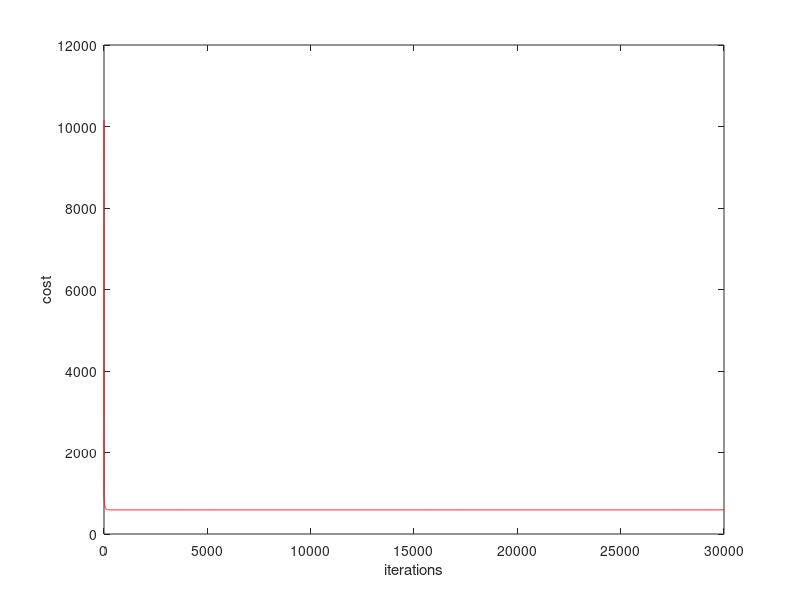
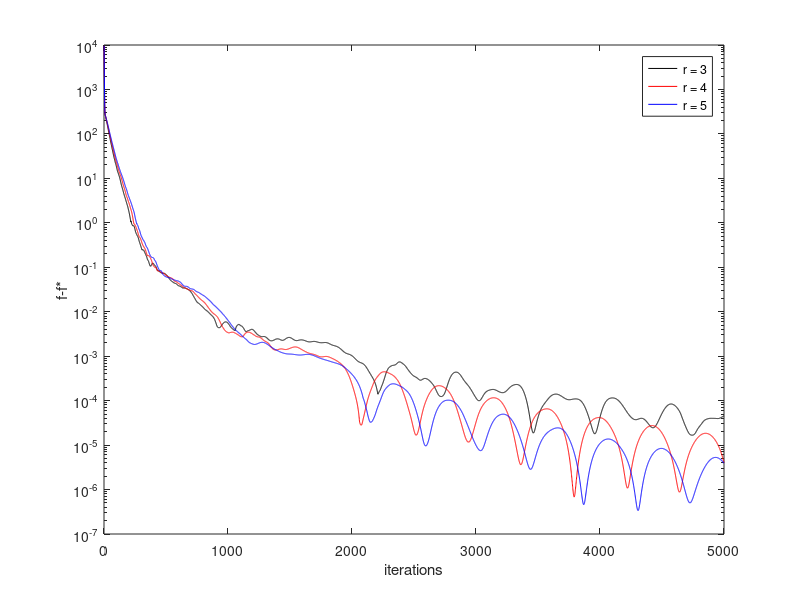

Write the MATLAB code that produced these figures, in order.
clear clc
rng(10)
m = 100; % The number of data (row)
n = 500; % The number of variables (column)
A = normrnd(0, 1, [m,n]); % generate data
b = normrnd(0, 25, [m,1]); % generate random coefficient
la = 4;
x0 = 0.1 * ones(n,1);
K = 5000;
L = max(eig(A' * A));
s = 1 / L;
t = ones(K,1);
cost = zeros(K-1,1);
error1 = zeros(K-1,1);
error2 = zeros(K-1,1);
error3 = zeros(K-1,1);
% FISTA
xk = x0;
xk_1 = x0;
yk = x0;
yk1 = x0;
z = x0;
t1 = 1;
for i = 1: 30000
    z = (yk1 - L^-1 * A' * (A * yk1 - b));
    xk = max(abs(z) - la * L^-1, 0) .* sign(z);
    t2 = (1 + sqrt(1 + 4 * t1^2)) / 2;
    yk1 = xk + (t1 - 1) * t2^-1 * (xk - xk_1);
    cost(i) = 0.5 * norm(A * xk - b, 2)^2 + la * norm(xk, 1);
    t1 = t2;
    xk_1 = xk;
    yk = yk1;
end
f_opt = 0.5 * norm(A * xk - b)^2 + la * norm(xk, 1);
% Nesterov
uk = x0;
uk_1 = x0;
vk = x0;
vk_1 = x0;
for i = 1: K
    beta = (i-1)/(i+2);
    u = vk_1 - s * A' *(A * vk_1 - b);
    argmin = max( abs(u) - la * s, 0 ) .* sign(u);
    Gs = (vk_1 - argmin) / s;
    uk = vk_1 - s * Gs ;
    vk = uk + beta * (uk - uk_1);
    error1(i) = abs(0.5 * norm(A * uk - b)^2 + la * norm(uk, 1) - f_opt);
    uk_1 = uk;  
    vk_1 = vk;
end

mk = x0;
mk_1 = x0;
nk = x0;
nk_1 = x0;
for i = 1: K
    beta = (i-1)/(i+3);
    u = nk_1 - s * A' *(A * nk_1 - b);
    argmin = max( abs(u) - la * s, 0 ) .* sign(u);
    Gs = (nk_1 - argmin) / s;
    mk = nk_1 - s * Gs ;
    nk = mk + beta * (mk - mk_1);
    error2(i) = abs(0.5 * norm(A * mk - b)^2 + la * norm(mk, 1) - f_opt);
    mk_1 = mk;  
    nk_1 = nk;
end

sk = x0;
sk_1 = x0;
tk = x0;
tk_1 = x0;
for i = 1: K
    beta = (i-1)/(i+4);
    u = tk_1 - s * A' *(A * tk_1 - b);
    argmin = max( abs(u) - la * s, 0 ) .* sign(u);
    Gs = (tk_1 - argmin) / s;
    sk = tk_1 - s * Gs ;
    tk = sk + beta * (sk - sk_1);
    error3(i) = abs(0.5 * norm(A * sk - b)^2 + la * norm(sk, 1) - f_opt);
    sk_1 = sk;  
    tk_1 = tk;
end


iteration1 = linspace(1,30000,30000);
figure(1)
plot(iteration1,cost,'color','red')
xlabel('iterations')
ylabel('cost')

iteration2 = linspace(1,K,K);
figure(2)
semilogy(iteration2,error1,'color','black')
hold on
semilogy(iteration2,error2,'color','red')
hold on
semilogy(iteration2,error3,'color','blue')
xlabel('iterations')
ylabel('f-f*')
legend('r = 3','r = 4','r = 5')

% A' * (A * xk - b)
